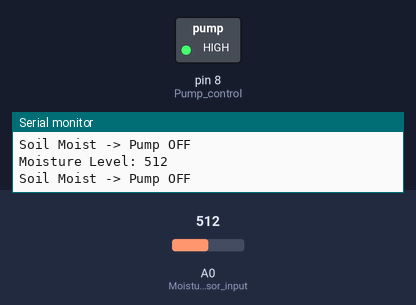
Bench run of a sketch on a simulated Arduino Uno, built with avr-gcc and run on an emulated ATmega328P. Parts: switched loads named in the sketch (green lamp = pin HIGH), the last lines printed to the serial monitor. Inputs (shaded band) come from the test bench; at power-on: A0 (Moisture_sensor_input) = 512.

Above: at 1.3 s.
1.4 s: A0 (Moisture_sensor_input) set to 683
2.9 s: A0 (Moisture_sensor_input) set to 713
At 3.7 s:
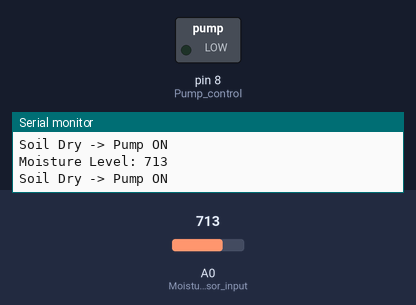
4.5 s: A0 (Moisture_sensor_input) set to 690
At 4.9 s:
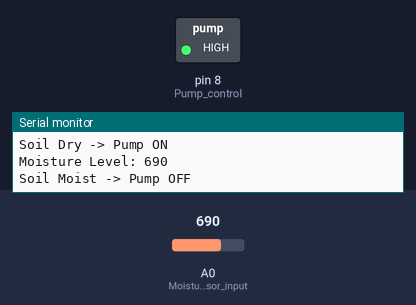
6.0 s: A0 (Moisture_sensor_input) set to 710
At 7.3 s:
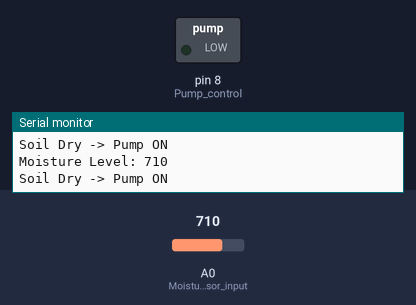
Timing chart, 0 to 8.5 s (numbered marks = the images above; inputs shaded):
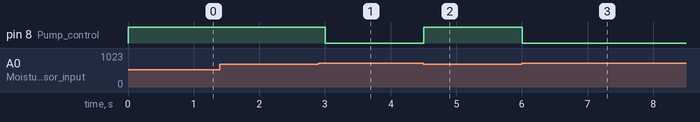

The sketch:

jan30a_electricPump.ino
```cpp
void setup() {
  Serial.begin(9600);
  pinMode(A0, INPUT);  // Moisture sensor input
  pinMode(8, OUTPUT);  // Pump control
}

void loop() {
  int moisture = analogRead(A0);  // Read moisture level
  Serial.print("Moisture Level: ");
  Serial.println(moisture);

  if (moisture > 700) {  // Dry soil -> Pump ON
    digitalWrite(8, 0);
    Serial.println("Soil Dry -> Pump ON");
  } else {  // Moist soil -> Pump OFF
    digitalWrite(8, 1);
    Serial.println("Soil Moist -> Pump OFF");
  }

  delay(500);  // Small delay for stability
}
```

Measured:
- the behaviour switches between 700 and 701 on A0 (Moisture_sensor_input) (found by bisection; images 0 and 1)
- after the input at 2.9 s, pin 8 (Pump_control): HIGH → LOW after 0.10 s
- after the input at 4.5 s, pin 8 (Pump_control): LOW → HIGH at once
- after the input at 6.0 s, pin 8 (Pump_control): HIGH → LOW at once
